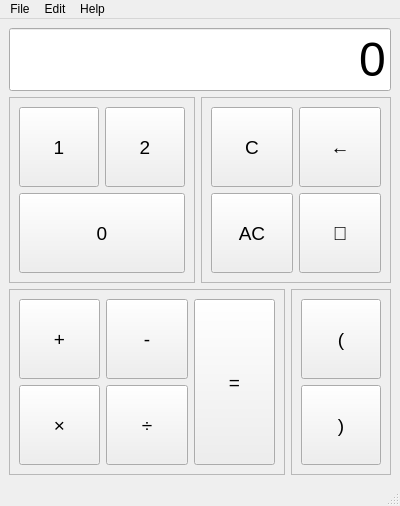
<?xml version="1.0" encoding="UTF-8"?>
<ui version="4.0" connectslotsbyname="false">
 <class>MainWindow</class>
 <widget class="QMainWindow" name="MainWindow">
  <property name="geometry">
   <rect>
    <x>0</x>
    <y>0</y>
    <width>400</width>
    <height>506</height>
   </rect>
  </property>
  <property name="windowTitle">
   <string>Ternary Calculator</string>
  </property>
  <widget class="QWidget" name="centralwidget">
   <layout class="QVBoxLayout" name="verticalLayout">
    <item>
     <widget class="QLineEdit" name="numberOutput">
      <property name="font">
       <font>
        <pointsize>36</pointsize>
       </font>
      </property>
      <property name="text">
       <string>0</string>
      </property>
      <property name="alignment">
       <set>Qt::AlignRight|Qt::AlignTrailing|Qt::AlignVCenter</set>
      </property>
      <property name="readOnly">
       <bool>true</bool>
      </property>
     </widget>
    </item>
    <item>
     <layout class="QGridLayout" name="inputGrid">
      <item row="0" column="0">
       <widget class="QFrame" name="numberFrame">
        <property name="sizePolicy">
         <sizepolicy hsizetype="Preferred" vsizetype="Preferred">
          <horstretch>2</horstretch>
          <verstretch>2</verstretch>
         </sizepolicy>
        </property>
        <property name="frameShape">
         <enum>QFrame::StyledPanel</enum>
        </property>
        <property name="frameShadow">
         <enum>QFrame::Sunken</enum>
        </property>
        <layout class="QGridLayout" name="gridLayout">
         <item row="0" column="0">
          <widget class="QPushButton" name="numberOne">
           <property name="sizePolicy">
            <sizepolicy hsizetype="Expanding" vsizetype="Expanding">
             <horstretch>1</horstretch>
             <verstretch>1</verstretch>
            </sizepolicy>
           </property>
           <property name="font">
            <font>
             <pointsize>14</pointsize>
            </font>
           </property>
           <property name="text">
            <string>1</string>
           </property>
          </widget>
         </item>
         <item row="1" column="0" colspan="2">
          <widget class="QPushButton" name="numberZero">
           <property name="sizePolicy">
            <sizepolicy hsizetype="Expanding" vsizetype="Expanding">
             <horstretch>2</horstretch>
             <verstretch>1</verstretch>
            </sizepolicy>
           </property>
           <property name="font">
            <font>
             <pointsize>14</pointsize>
            </font>
           </property>
           <property name="text">
            <string>0</string>
           </property>
          </widget>
         </item>
         <item row="0" column="1">
          <widget class="QPushButton" name="numberTwo">
           <property name="sizePolicy">
            <sizepolicy hsizetype="Expanding" vsizetype="Expanding">
             <horstretch>1</horstretch>
             <verstretch>1</verstretch>
            </sizepolicy>
           </property>
           <property name="font">
            <font>
             <pointsize>14</pointsize>
            </font>
           </property>
           <property name="text">
            <string>2</string>
           </property>
          </widget>
         </item>
        </layout>
       </widget>
      </item>
      <item row="0" column="1" colspan="2">
       <widget class="QFrame" name="specialFrame">
        <property name="sizePolicy">
         <sizepolicy hsizetype="Preferred" vsizetype="Preferred">
          <horstretch>2</horstretch>
          <verstretch>2</verstretch>
         </sizepolicy>
        </property>
        <property name="frameShape">
         <enum>QFrame::StyledPanel</enum>
        </property>
        <property name="frameShadow">
         <enum>QFrame::Raised</enum>
        </property>
        <layout class="QGridLayout" name="gridLayout_4">
         <item row="0" column="0">
          <widget class="QPushButton" name="actionClear">
           <property name="sizePolicy">
            <sizepolicy hsizetype="Expanding" vsizetype="Expanding">
             <horstretch>0</horstretch>
             <verstretch>0</verstretch>
            </sizepolicy>
           </property>
           <property name="font">
            <font>
             <pointsize>14</pointsize>
            </font>
           </property>
           <property name="text">
            <string>C</string>
           </property>
          </widget>
         </item>
         <item row="0" column="1">
          <widget class="QPushButton" name="actionClearSingle">
           <property name="sizePolicy">
            <sizepolicy hsizetype="Expanding" vsizetype="Expanding">
             <horstretch>0</horstretch>
             <verstretch>0</verstretch>
            </sizepolicy>
           </property>
           <property name="font">
            <font>
             <pointsize>14</pointsize>
            </font>
           </property>
           <property name="text">
            <string>←</string>
           </property>
          </widget>
         </item>
         <item row="1" column="0">
          <widget class="QPushButton" name="actionClearAll">
           <property name="sizePolicy">
            <sizepolicy hsizetype="Expanding" vsizetype="Expanding">
             <horstretch>0</horstretch>
             <verstretch>0</verstretch>
            </sizepolicy>
           </property>
           <property name="font">
            <font>
             <pointsize>14</pointsize>
            </font>
           </property>
           <property name="text">
            <string>AC</string>
           </property>
          </widget>
         </item>
         <item row="1" column="1">
          <widget class="QPushButton" name="actionCheat">
           <property name="sizePolicy">
            <sizepolicy hsizetype="Expanding" vsizetype="Expanding">
             <horstretch>0</horstretch>
             <verstretch>0</verstretch>
            </sizepolicy>
           </property>
           <property name="font">
            <font>
             <pointsize>14</pointsize>
            </font>
           </property>
           <property name="text">
            <string>👀</string>
           </property>
          </widget>
         </item>
        </layout>
       </widget>
      </item>
      <item row="1" column="0" colspan="2">
       <widget class="QFrame" name="actionFrame">
        <property name="sizePolicy">
         <sizepolicy hsizetype="Preferred" vsizetype="Preferred">
          <horstretch>3</horstretch>
          <verstretch>2</verstretch>
         </sizepolicy>
        </property>
        <property name="frameShape">
         <enum>QFrame::StyledPanel</enum>
        </property>
        <property name="frameShadow">
         <enum>QFrame::Sunken</enum>
        </property>
        <layout class="QGridLayout" name="gridLayout_2">
         <item row="1" column="0">
          <widget class="QPushButton" name="actionTimes">
           <property name="sizePolicy">
            <sizepolicy hsizetype="Expanding" vsizetype="Expanding">
             <horstretch>1</horstretch>
             <verstretch>1</verstretch>
            </sizepolicy>
           </property>
           <property name="font">
            <font>
             <pointsize>14</pointsize>
            </font>
           </property>
           <property name="text">
            <string>×</string>
           </property>
          </widget>
         </item>
         <item row="0" column="2" rowspan="2">
          <widget class="QPushButton" name="actionEquals">
           <property name="sizePolicy">
            <sizepolicy hsizetype="Expanding" vsizetype="Expanding">
             <horstretch>1</horstretch>
             <verstretch>2</verstretch>
            </sizepolicy>
           </property>
           <property name="font">
            <font>
             <pointsize>14</pointsize>
            </font>
           </property>
           <property name="text">
            <string>=</string>
           </property>
          </widget>
         </item>
         <item row="1" column="1">
          <widget class="QPushButton" name="actionDiv">
           <property name="sizePolicy">
            <sizepolicy hsizetype="Expanding" vsizetype="Expanding">
             <horstretch>1</horstretch>
             <verstretch>1</verstretch>
            </sizepolicy>
           </property>
           <property name="font">
            <font>
             <pointsize>14</pointsize>
            </font>
           </property>
           <property name="text">
            <string>÷</string>
           </property>
          </widget>
         </item>
         <item row="0" column="1">
          <widget class="QPushButton" name="actionMinus">
           <property name="sizePolicy">
            <sizepolicy hsizetype="Expanding" vsizetype="Expanding">
             <horstretch>1</horstretch>
             <verstretch>1</verstretch>
            </sizepolicy>
           </property>
           <property name="font">
            <font>
             <pointsize>14</pointsize>
            </font>
           </property>
           <property name="text">
            <string>-</string>
           </property>
          </widget>
         </item>
         <item row="0" column="0">
          <widget class="QPushButton" name="actionPlus">
           <property name="sizePolicy">
            <sizepolicy hsizetype="Expanding" vsizetype="Expanding">
             <horstretch>1</horstretch>
             <verstretch>1</verstretch>
            </sizepolicy>
           </property>
           <property name="font">
            <font>
             <pointsize>14</pointsize>
            </font>
           </property>
           <property name="text">
            <string>+</string>
           </property>
          </widget>
         </item>
        </layout>
       </widget>
      </item>
      <item row="1" column="2">
       <widget class="QFrame" name="parenthesisFrame">
        <property name="sizePolicy">
         <sizepolicy hsizetype="Preferred" vsizetype="Preferred">
          <horstretch>1</horstretch>
          <verstretch>2</verstretch>
         </sizepolicy>
        </property>
        <property name="frameShape">
         <enum>QFrame::StyledPanel</enum>
        </property>
        <property name="frameShadow">
         <enum>QFrame::Raised</enum>
        </property>
        <layout class="QGridLayout" name="gridLayout_3">
         <item row="0" column="0">
          <widget class="QPushButton" name="actionOpen">
           <property name="sizePolicy">
            <sizepolicy hsizetype="Expanding" vsizetype="Expanding">
             <horstretch>0</horstretch>
             <verstretch>0</verstretch>
            </sizepolicy>
           </property>
           <property name="font">
            <font>
             <pointsize>14</pointsize>
            </font>
           </property>
           <property name="text">
            <string>(</string>
           </property>
          </widget>
         </item>
         <item row="1" column="0">
          <widget class="QPushButton" name="actionClose">
           <property name="sizePolicy">
            <sizepolicy hsizetype="Expanding" vsizetype="Expanding">
             <horstretch>0</horstretch>
             <verstretch>0</verstretch>
            </sizepolicy>
           </property>
           <property name="font">
            <font>
             <pointsize>14</pointsize>
            </font>
           </property>
           <property name="text">
            <string>)</string>
           </property>
          </widget>
         </item>
        </layout>
       </widget>
      </item>
     </layout>
    </item>
   </layout>
  </widget>
  <widget class="QMenuBar" name="menubar">
   <property name="geometry">
    <rect>
     <x>0</x>
     <y>0</y>
     <width>400</width>
     <height>30</height>
    </rect>
   </property>
   <widget class="QMenu" name="menuFile">
    <property name="title">
     <string>File</string>
    </property>
    <addaction name="actionQuit"/>
   </widget>
   <widget class="QMenu" name="menuEdit">
    <property name="title">
     <string>Edit</string>
    </property>
    <addaction name="actionUndo"/>
    <addaction name="actionRedo"/>
   </widget>
   <widget class="QMenu" name="menuAbout">
    <property name="title">
     <string>Help</string>
    </property>
    <addaction name="actionAbout"/>
   </widget>
   <addaction name="menuFile"/>
   <addaction name="menuEdit"/>
   <addaction name="menuAbout"/>
  </widget>
  <widget class="QStatusBar" name="statusbar"/>
  <action name="actionQuit">
   <property name="icon">
    <iconset theme="application-exit">
     <normaloff>.</normaloff>.</iconset>
   </property>
   <property name="text">
    <string>Quit</string>
   </property>
  </action>
  <action name="actionUndo">
   <property name="icon">
    <iconset theme="edit-undo">
     <normaloff>.</normaloff>.</iconset>
   </property>
   <property name="text">
    <string>Undo</string>
   </property>
  </action>
  <action name="actionRedo">
   <property name="icon">
    <iconset theme="edit-redo">
     <normaloff>.</normaloff>.</iconset>
   </property>
   <property name="text">
    <string>Redo</string>
   </property>
  </action>
  <action name="actionAbout">
   <property name="icon">
    <iconset theme="help-about">
     <normaloff>.</normaloff>.</iconset>
   </property>
   <property name="text">
    <string>Why</string>
   </property>
  </action>
 </widget>
 <tabstops>
  <tabstop>numberOutput</tabstop>
  <tabstop>numberOne</tabstop>
  <tabstop>numberTwo</tabstop>
  <tabstop>numberZero</tabstop>
  <tabstop>actionClear</tabstop>
  <tabstop>actionClearSingle</tabstop>
  <tabstop>actionClearAll</tabstop>
  <tabstop>actionCheat</tabstop>
  <tabstop>actionPlus</tabstop>
  <tabstop>actionMinus</tabstop>
  <tabstop>actionTimes</tabstop>
  <tabstop>actionDiv</tabstop>
  <tabstop>actionEquals</tabstop>
  <tabstop>actionOpen</tabstop>
  <tabstop>actionClose</tabstop>
 </tabstops>
 <resources/>
 <connections/>
</ui>
